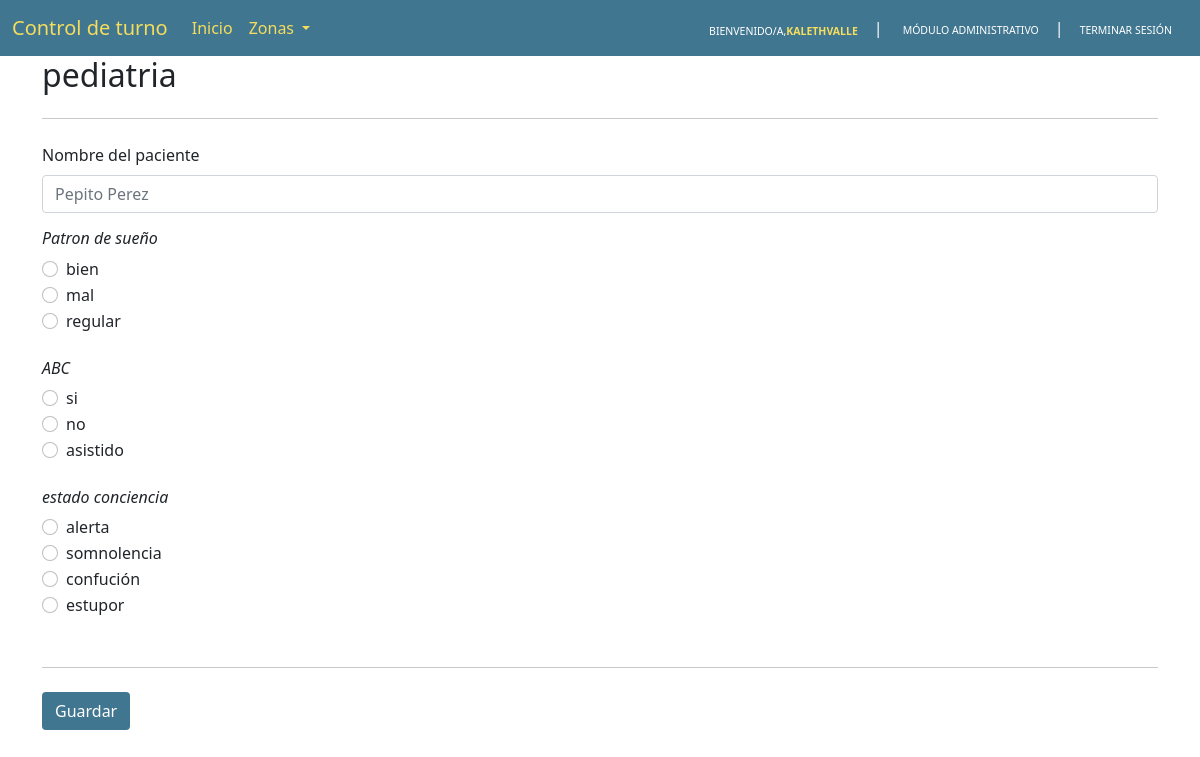
The app's page /zone/1/ (signed in), older data.
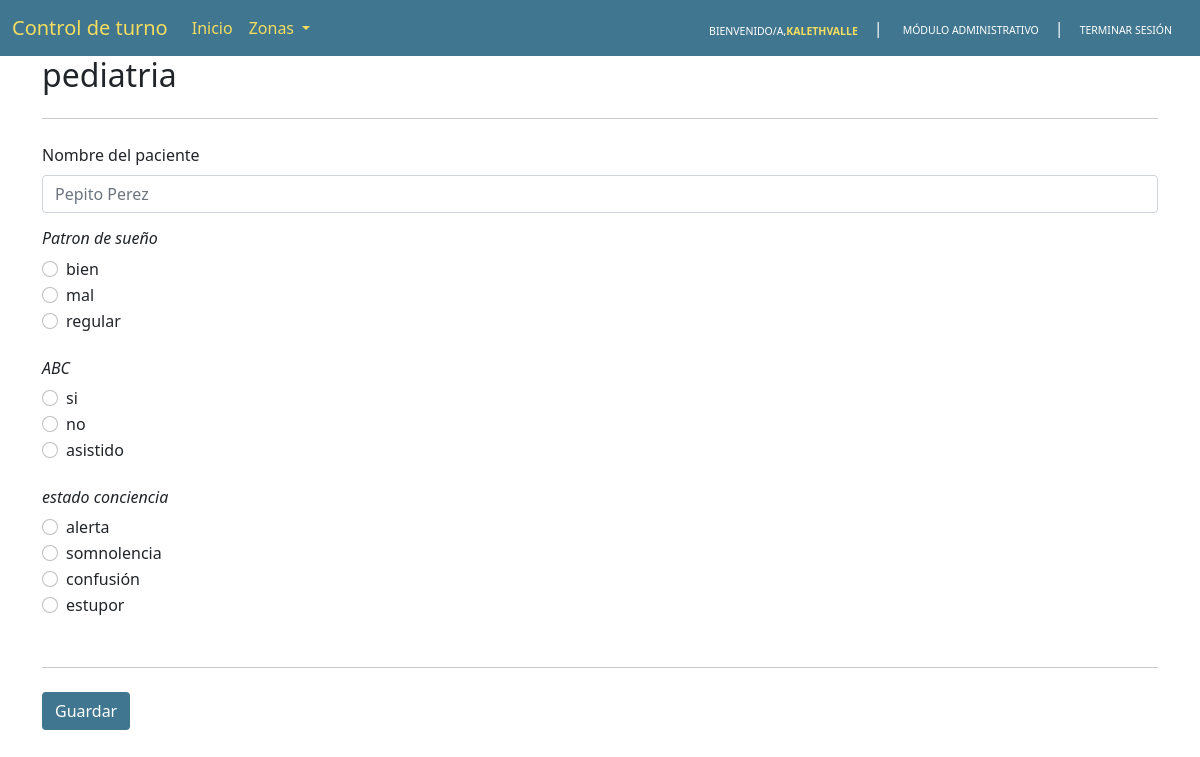
The same page, newer data.
### api/models/users.py (models this page shows, shortened)
class User(AbstractUser):
    email = models.EmailField('email address', unique=True, error_messages={'unique': 'A user with that email already exists.'})
    phone_regex = RegexValidator(regex=r'\+?1?\d{9,10}$', message="Phone number must be entered in the format: +999999999. Up to 10 digits allowed.")
    phone_number = models.CharField('phone', validators=[phone_regex], max_length=10, default='')
    USERNAME_FIELD = 'email'
    REQUIRED_FIELDS = ['username', 'first_name', 'last_name', 'phone_number']
    is_verified = models.BooleanField('verified', default=True, help_text='Set to true when the user have verified its email address.')
    ROLES_CHOICES = [(0, 'Admin'),]
    role = models.IntegerField(choices=ROLES_CHOICES, default=0)
    TYPE_DOCUMENT_CHOICES = [(0, 'Cedula Ciudadania'),]
    type_document = models.IntegerField(choices=TYPE_DOCUMENT_CHOICES, default=0)
    number_document = models.IntegerField('Número documento', default=0)
    created_at = models.DateTimeField('created at', auto_now_add=True, help_text='Date time on which the object was created.')
    modified_at = models.DateTimeField('modified at', auto_now=True, help_text='Date time on which the object was last modified.')

### api/models/zones.py (models this page shows, shortened)
class Zones(models.Model):
    name = models.CharField('Name', max_length=200, default="", help_text="Nombre zona")
    created_at = models.DateTimeField('created at', auto_now_add=True, help_text='Date time on which the object was created.')
    modified_at = models.DateTimeField('modified at', auto_now=True, help_text='Date time on which the object was last modified.')
    class Meta:
        verbose_name_plural = "Zonas"

### api/models/questions.py (models this page shows, shortened)
class Questions(models.Model):
    question = models.CharField('Name', max_length=500, default="", help_text="Pregunta a formular")
    zone = models.ForeignKey(Zones, on_delete=models.PROTECT, related_name="questions", help_text="Zona de pregunta a formular")
    created_at = models.DateTimeField('created at', auto_now_add=True, help_text='Date time on which the object was created.')
    modified_at = models.DateTimeField('modified at', auto_now=True, help_text='Date time on which the object was last modified.')
    class Meta:
        verbose_name_plural = "Preguntas"

### api/models/options.py (models this page shows, shortened)
class Options(models.Model):
    question = models.ForeignKey(Questions, on_delete=models.PROTECT, help_text="pregunta", related_name="options")
    value = models.CharField('Name', max_length=200, default="", help_text="Opción de pregunta")
    created_at = models.DateTimeField('created at', auto_now_add=True, help_text='Date time on which the object was created.')
    modified_at = models.DateTimeField('modified at', auto_now=True, help_text='Date time on which the object was last modified.')
    class Meta:
        verbose_name_plural = "Opciones"

### api/views/zones.py (the view, shortened to what this page needs)
# urls.py: path("zone/<int:zone_id>/", ZonesView.as_view(), name="zone"),
class ZonesView(View):
    def get(self, request, zone_id):
        if not request.user.is_authenticated:
            return redirect('api:login')
        zones = Zones.objects.all()
        zone = Zones.objects.get(id=zone_id)
        return render(
            request,
            template_name='CtlT/zone.html',
            context={
                "zones": zones,
                "zone": zone
            }
        )

### api/templates/CtlT/zone.html (shortened to what this page needs)
{% extends 'base.html' %}
{% block body %}
<div class="container">
    <h2> {{ zone.name }} </h2>
    <hr class="my-4">
    <form method="post">
        <div class="mb-3">
            <label for="exampleDataList" class="form-label">Nombre del paciente</label>
            <input class="form-control" list="datalistOptions" name="usuario" id="exampleDataList"
                placeholder="Pepito Perez">
        </div>
        {% for question in zone.questions.all %}
        <i>
            <h6> {{ question.question }} </h6>
        </i>
        {% for option in question.options.all %}
        <div class="form-check">
            <input class="form-check-input" type="radio" name="question_{{ question.id }}" id="{{ option.id }}"
                value="{{ option.id }}">
            <label class="form-check-label" for="{{ option.id }}">
                {{ option.value }}
            </label>
        </div>
        {% endfor %}
        <br />
        {% endfor %}
        <hr class="my-4">
        <button class="btn mb-3" style="background-color: #417690; color: white;">Guardar</button>
    </form>
</div>
{% include 'core/notification.html' %}
{% endblock %}

### api/templates/base.html (shortened to what this page needs)
<!DOCTYPE html>
<html lang="en">
<head>
  <link href="https://cdn.jsdelivr.net/npm/bootstrap@5.0.2/dist/css/bootstrap.min.css" rel="stylesheet">
</head>
<body>
  {% if zones %}
    <nav id="menu-navbar" class="navbar navbar-dark navbar-expand-lg bg-body-tertiary" style="background-color: #417690;">
      <div class="container-fluid">
        <a class="navbar-brand fw-light" href="{% url 'api:home' %}" style="color: #f5dd5d;">Control de turno</a>
        <div class="collapse navbar-collapse" id="navbarSupportedContent">
          <ul class="navbar-nav me-auto mb-2 mb-lg-0">
            <li class="nav-item">
              <a class="nav-link active" aria-current="page" href="{% url 'api:home' %}" style="color: #f5dd5d;">Inicio</a>
            </li>
            <li class="nav-item dropdown">
              <a class="nav-link dropdown-toggle" href="#" role="button" data-bs-toggle="dropdown" aria-expanded="false" style="color: #f5dd5d;">
                Zonas
              </a>
            </li>
          </ul>
          <div class="d-flex align-items-center">
            <span class="mt-2" style="color: #FFFFFF; font-size: 10.5px;">
              BIENVENIDO/A,
            </span>
            <span class="text-uppercase fw-bold mt-2" style="color: #f5dd5d; font-size: 10.5px;" >
              {{ request.user.username }}
            </span>
            <span class="ms-3" style="color: #FFFFFF;">|</span>
            <a  class="nav-link ms-1 btn-sm"
                href="{% url 'admin:index' %}"
                target="_blank"
                style="color: #FFFFFF; "
            >
                <span style="font-size: 10.5px;">
                  MÓDULO ADMINISTRATIVO
                </span>
            </a>
            <span style="color: #FFFFFF;">|</span>
            <a class="nav-link" href="{% url 'api:logout' %}" style="color: #FFFFFF;">
              <span style="font-size: 10.5px;">
                TERMINAR SESIÓN
              </span>
            </a>
          </div>
        </div>
      </div>
    </nav>
  {% endif %}
  <div class="content container-fluid">
    {% block body %}
    {% endblock %}
  </div>
</body>
</html>

### api/templates/core/notification.html (shortened to what this page needs)
<div class="position-fixed bottom-0 end-0 p-3" style="z-index: 11">
</div>

### api/templates/base.html (style rules this page uses)
body { padding: 0%; margin: 0%; }
.content { padding: 0%; margin: 0%; }

Row changes from the older to the newer data that the page shows:
changed Options: id "☐ confución" → "☐ confusión"; value "confución" → "confusión"
